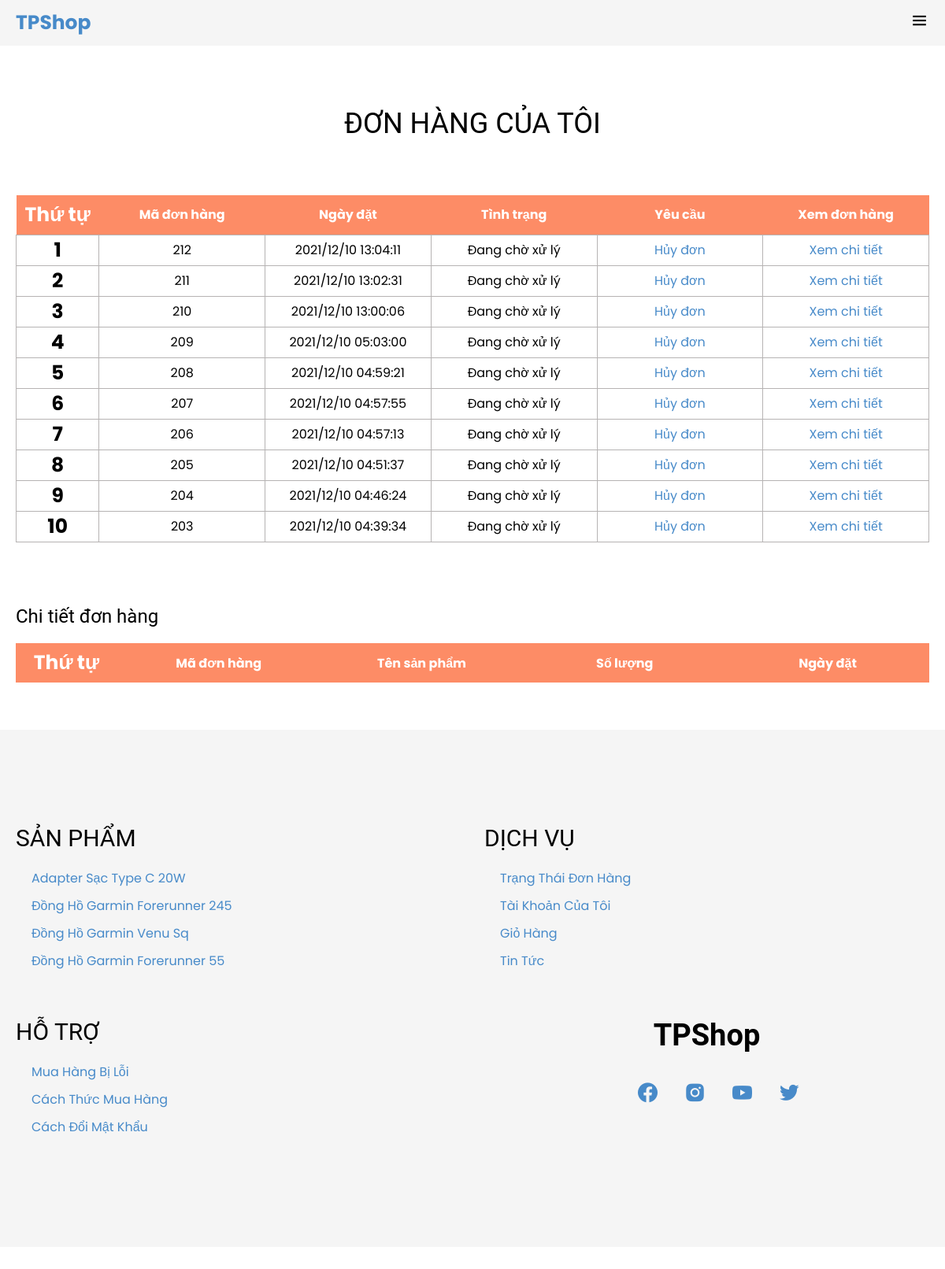
The page /index.php?quanly=mybill&id_khachhang=34 (signed in) on the database its author committed.
### tables this page shows
CREATE TABLE `donhang` (
  `donhang_id` int(11) NOT NULL,
  `khachhang_id` int(11) NOT NULL,
  `ngaythang` varchar(50) NOT NULL,
  `tinhtrang` int(11) NOT NULL COMMENT '0: chưa xử lý \r\n1: đã xử lý\r\n2: Đang giao hàng\r\n3: Giao hàng thành công',
  `huydon` int(11) NOT NULL DEFAULT 0 COMMENT '0: đơn hàng bình thường\r\n1: đơn hàng đang yêu cầu hủy\r\n2: đơn hàng đã hủy',
  `makhuyenmai` varchar(50) NOT NULL,
  `tongtien` float NOT NULL,
  `tongthanhtoan` float NOT NULL
);

CREATE TABLE `sanpham` (
  `sanpham_id` int(11) NOT NULL,
  `category_id` int(11) NOT NULL,
  `sanpham_name` varchar(255) NOT NULL,
  `sanpham_chitiet` text NOT NULL,
  `sanpham_mota` text NOT NULL,
  `sanpham_gia` float NOT NULL,
  `sanpham_giakhuyenmai` float NOT NULL,
  `sanpham_active` int(11) NOT NULL COMMENT '0: sản phẩm đang bán\r\n1: sản phẩm ngừng bán hoặc hết hàng',
  `sanpham_hot` int(11) NOT NULL COMMENT '0:sản phẩm bình thường\r\n1:sản phẩm hot',
  `sanpham_soluong` int(11) NOT NULL,
  `sanpham_img` varchar(50) NOT NULL,
  `nhacungcap_id` int(11) NOT NULL
);

### include/mybill.php (the view, shortened to what this page needs)
<div class="section-header">
    <h2>Đơn hàng của tôi </h2>
</div>
<section id="cart-container" class="container my-5" style="margin-bottom: 5%;">
    <?php
    if (isset($_GET['id_khachhang'])) {
        $id_khachhang = $_GET['id_khachhang'];
    } else {
        $id_khachhang = '';
    }
    $sql_select_mybill = mysqli_query($con, "SELECT * FROM donhang where khachhang_id = '$id_khachhang'
                            GROUP BY donhang_id DESC");
    ?>
    <table width="100%">
        <thead>
            <tr>
                <td>Thứ tự</td>
                <td>Mã đơn hàng</td>
                <td>Ngày đặt</td>
                <td>Tình trạng</td>
                <td>Yêu cầu</td>
                <td>Xem đơn hàng</td>
            </tr>
        </thead>
        <?php
        $i = 0;
        while ($row_donhang = mysqli_fetch_array($sql_select_mybill)) {
            $i++;
        ?>
            <tbody>
                <tr>
                    <td><?php echo $i ?></td>
                    <td><?php echo $row_donhang['donhang_id'] ?></td>
                    <td><?php echo $row_donhang['ngaythang'] ?></td>
                    <td><?php
                        if ($row_donhang['tinhtrang'] == 0) {
                            echo 'Đang chờ xử lý';
                        } elseif ($row_donhang['tinhtrang'] == 1) {
                            echo 'Đã xử lý';
                        } elseif ($row_donhang['tinhtrang'] == 2) {
                            echo 'Đang giao hàng';
                        } else {
                            echo 'Giao hàng thành công';
                        }
                        ?></td>
                    <td>
                        <?php
                        if($row_donhang['tinhtrang'] == 3 || $row_donhang['tinhtrang'] == 2 ){
                        ?>
                        <p style="color: #ccc;">Hủy đơn</p>
                        <?php
                        }else{
                        if ($row_donhang['huydon'] == 0) {
                        ?>
                            <a href="index.php?quanly=mybill&id_khachhang=<?= $_SESSION['khachhang_id'] ?>&magiaodich=<?= $row_donhang['donhang_id'] ?>&huydon=1">Hủy đơn</a>
                        <?php
                        } elseif ($row_donhang['huydon'] == 1) {
                        ?>
                            <p>Đang chờ xác nhận</p>
                        <?php
                        } else {
                            echo '<span style="color: orangered;">đã hủy</span>';
                        }}
                        ?>
                    </td>
                    <td><a href="index.php?quanly=mybill&id_khachhang=<?php echo $_SESSION['khachhang_id'] ?>&magiaodich=<?php echo $row_donhang['donhang_id'] ?>">Xem chi tiết</a></td>
                </tr>
            </tbody>
        <?php
        }
        ?>
    </table>
</section>
<section id="cart-container" class="container my-5" style="margin-bottom: 5%;">
    <h4>Chi tiết đơn hàng </h4>
    <table width="100%">
        <thead>
            <tr>
                <td>Thứ tự</td>
                <td>Mã đơn hàng</td>
                <td>Tên sản phẩm</td>
                <td>Số lượng</td>
                <td>Ngày đặt</td>
            </tr>
        </thead>
    </table>
</section>

### include/footer.php
<footer class="bg-second">
    <div class="container">
        <div class="row">
            <div class="col-3 col-md-6">
            <?php
        $sql_product_footer = mysqli_query($con, 'SELECT * FROM sanpham  order by sanpham_id DESC limit 4');
        ?>
                <h3 class="footer-head">Sản phẩm</h3>
                <ul class="menu">
                    <?php
                     while ($row_sanpham_footer = mysqli_fetch_array($sql_product_footer)) {
                    ?>
                    <li><a href="?quanly=chitietsanpham&id=<?= $row_sanpham_footer['sanpham_id'] ?>"><?=$row_sanpham_footer['sanpham_name']?></a></li>
                  <?php
                     }
                  ?>
                </ul>
            </div>
            <div class="col-3 col-md-6">
                <h3 class="footer-head">Dịch vụ</h3>
                <ul class="menu">
                    <li><a href="?quanly=mybill">Trạng thái đơn hàng</a></li>
                    <li><a href="?quanly=profile">Tài khoản của tôi</a></li>
                    <li><a href="?quanly=giohang">Giỏ hàng</a></li>
                    <li><a href="?quanly=tintuc&all">Tin tức</a></li>
                </ul>
            </div>
            <div class="col-3 col-md-6">
                <h3 class="footer-head">Hỗ trợ</h3>
                <ul class="menu">
                    <li><a href="#">Mua hàng bị lỗi</a></li>
                    <li><a href="#">Cách thức mua hàng</a></li>
                    <li><a href="#">Cách đổi mật khẩu</a></li>
                </ul>
            </div>
            <div class="col-3 col-md-6 col-sm-12">
                <div class="contact">
                    <h3 class="contact-header">
                        TPShop
                    </h3>
                    <ul class="contact-socials">
                        <li><a href="#">
                                <i class='bx bxl-facebook-circle'></i>
                            </a></li>
                        <li><a href="#">
                                <i class='bx bxl-instagram-alt'></i>
                            </a></li>
                        <li><a href="#">
                                <i class='bx bxl-youtube'></i>
                            </a></li>
                        <li><a href="#">
                                <i class='bx bxl-twitter'></i>
                            </a></li>
                    </ul>
                </div>
            </div>
        </div>
    </div>
</footer>

### css/grid.css (style rules this page uses)
.row { display: flex; flex-wrap: wrap; margin: 0 -15px; }
[class*="col-"] { padding: 0 15px; margin-bottom: 20px; }
.col-3 { width: 25%; }
@media only screen and (max-width: 1280px) { .col-md-6 { width: 50%; } }

### css/app.css (style rules this page uses)
:root { --main-bg-color: #fff; --second-bg-color: #f5f5f5; --third-bg-color: #e3e3e3; --grey: #4b4b4b; --black: rgb(31, 29, 29); --red: #c0392b; --top-header-size: 30px; --mid-header-size: 80px; --bottom-header-size: 45px; --btn-bg: #000; --btn-border-color: #000; --btn-color: #fff; }
* { padding: 0; margin: 0; box-sizing: border-box; -webkit-tap-highlight-color: transparent; }
body { font-family: "Poppins", sans-serif; overflow-x: hidden; position: relative; background-color: var(--main-bg-color); overflow-x: hidden; }
a { display: inline-block; text-decoration: none ; color: unset; }
li { list-style-type: none; }
.container { max-width: 1366px; margin: auto; padding: 0 20px; position: relative; }
.bg-second { background-color: var(--second-bg-color); }
.section-header, .section-footer { text-align: center; margin: 80px 0 70px; text-transform: uppercase; }
.section-header h2 { font-size: 40px; }
footer { padding: 100px 0; }
.footer-head { margin-bottom: 20px; text-transform: uppercase; }
footer ul li { margin-bottom: 10px; }
.contact-header { text-align: center; font-weight: 600; margin-bottom: 30px; font-size: 38px; }
.contact-socials { display: flex; justify-content: center; }
.contact-socials a { font-size: 30px; margin: 0 10px; }
.menu li a { text-transform: capitalize; transition: transform 0.3s ease-in-out; }

### include/topbar.php (style rules this page uses)
.tuychon span a, i { margin-top: 6%; margin-left: 10px; }

### include/mybill.php (style rules this page uses)
#cart-container { overflow-y: auto; }
#cart-container table { border-collapse: collapse; width: 100%; table-layout: fixed; white-space: nowrap; }
#cart-container table thead { font-weight: 700; }
#cart-container table thead td { background-color: #fd8c66; color: #fff; border: none; padding: 6px 0; }
#cart-container table td { border: 1px solid #b6b3b3; text-align: center; }
#cart-container table td:nth-child(1) { width: 100px; font-size: 25px; font-weight: 700; }
#cart-container table td:nth-child(2), #cart-container table td:nth-child(3) { width: 200px; }
#cart-container table td:nth-child(4), #cart-container table td:nth-child(5), #cart-container table td:nth-child(6), #cart-container table td:nth-child(7) { width: 200px; }

### rows shown on the page
donhang: donhang_id "212", ngaythang "2021/12/10 13:04:11", tinhtrang "Đang chờ xử lý"
donhang: donhang_id "211", ngaythang "2021/12/10 13:02:31", tinhtrang "Đang chờ xử lý"
donhang: donhang_id "210", ngaythang "2021/12/10 13:00:06", tinhtrang "Đang chờ xử lý"
donhang: donhang_id "209", ngaythang "2021/12/10 05:03:00", tinhtrang "Đang chờ xử lý"
donhang: donhang_id "208", ngaythang "2021/12/10 04:59:21", tinhtrang "Đang chờ xử lý"
donhang: donhang_id "207", ngaythang "2021/12/10 04:57:55", tinhtrang "Đang chờ xử lý"
donhang: donhang_id "206", ngaythang "2021/12/10 04:57:13", tinhtrang "Đang chờ xử lý"
donhang: donhang_id "205", ngaythang "2021/12/10 04:51:37", tinhtrang "Đang chờ xử lý"
donhang: donhang_id "204", ngaythang "2021/12/10 04:46:24", tinhtrang "Đang chờ xử lý"
donhang: donhang_id "203", ngaythang "2021/12/10 04:39:34", tinhtrang "Đang chờ xử lý"
sanpham: sanpham_name "Adapter Sạc Type C 20W"
sanpham: sanpham_name "Đồng Hồ Garmin Forerunner 245"
sanpham: sanpham_name "Đồng Hồ Garmin Venu Sq"
sanpham: sanpham_name "Đồng Hồ Garmin Forerunner 55"
